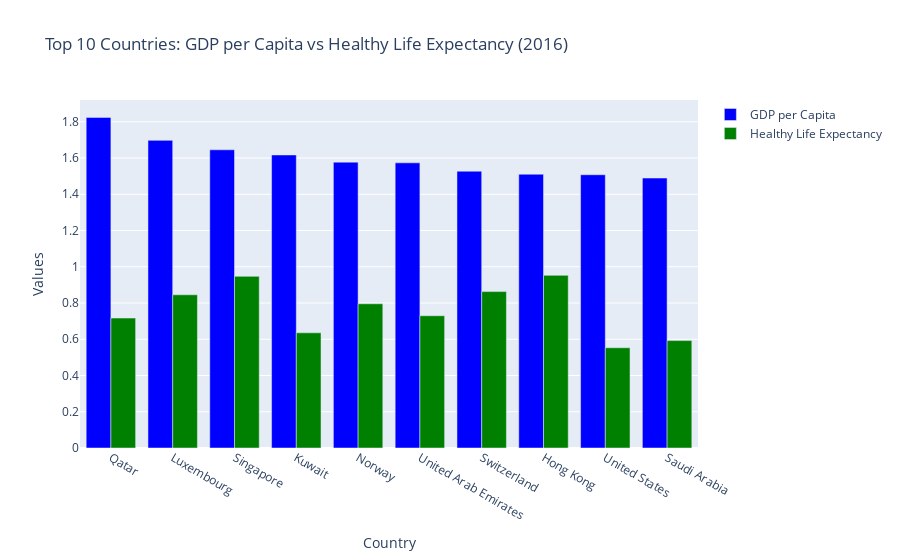

Notebook source saved alongside this figure:
### Markdown cell above
Write a python code that identifies the GDP per capita and Healthy Life Expectancy of the top 10 countries and create a bar chart named fig1 to show the GDP per capita and Healthy Life Expectancy of these top 10 countries using plotly.

### Code cell
import plotly.graph_objects as go
# Ensure numeric columns are correct type
df['GDP per capita'] = pd.to_numeric(df['Economy (GDP per Capita)'], errors='coerce')
df['Healthy life expectancy'] = pd.to_numeric(df['Health (Life Expectancy)'], errors='coerce')

# Drop rows with missing GDP per capita or Healthy life expectancy
df_clean = df.dropna(subset=['GDP per capita', 'Healthy life expectancy'])

# Identify top 10 countries by GDP per capita
top10 = df_clean.sort_values(by='GDP per capita', ascending=False).head(10)

# Create a bar chart using Plotly
fig1 = go.Figure()

# GDP per capita bars
fig1.add_trace(go.Bar(
    x=top10['Country'],
    y=top10['GDP per capita'],
    name='GDP per Capita',
    marker_color='blue'
))

# Healthy Life Expectancy bars
fig1.add_trace(go.Bar(
    x=top10['Country'],
    y=top10['Healthy life expectancy'],
    name='Healthy Life Expectancy',
    marker_color='green'
))

# Update layout
fig1.update_layout(
    title='Top 10 Countries: GDP per Capita vs Healthy Life Expectancy (2016)',
    xaxis_title='Country',
    yaxis_title='Values',
    barmode='group'
)

# Show the figure
fig1.show()

### Figure 1 — Plotly figure (JSON) as saved in the notebook; plotly's stock layout.template omitted (floating-point values rounded to 4 significant figures)
{"data": [{"marker": {"color": "blue"}, "name": "GDP per Capita", "type": "bar", "x": ["Qatar", "Luxembourg", "Singapore", "Kuwait", "Norway", "United Arab Emirates", "Switzerland", "Hong Kong", "United States", "Saudi Arabia"], "y": [1.824, 1.698, 1.646, 1.617, 1.577, 1.574, 1.527, 1.511, 1.508, 1.49]}, {"marker": {"color": "green"}, "name": "Healthy Life Expectancy", "type": "bar", "x": ["Qatar", "Luxembourg", "Singapore", "Kuwait", "Norway", "United Arab Emirates", "Switzerland", "Hong Kong", "United States", "Saudi Arabia"], "y": [0.7172, 0.8454, 0.9472, 0.6357, 0.7958, 0.7299, 0.863, 0.9528, 0.5533, 0.5927]}], "layout": {"autosize": true, "barmode": "group", "title": {"text": "Top 10 Countries: GDP per Capita vs Healthy Life Expectancy (2016)"}, "xaxis": {"autorange": true, "range": [-0.5, 9.5], "title": {"text": "Country"}, "type": "category"}, "yaxis": {"autorange": true, "range": [0, 1.92], "title": {"text": "Values"}, "type": "linear"}}}
